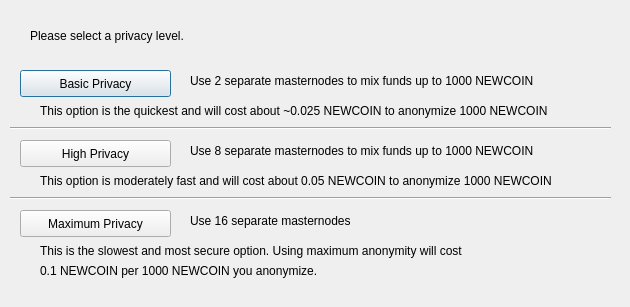
<?xml version="1.0" encoding="UTF-8"?>
<ui version="4.0">
 <class>DarksendConfig</class>
 <widget class="QDialog" name="DarksendConfig">
  <property name="geometry">
   <rect>
    <x>0</x>
    <y>0</y>
    <width>630</width>
    <height>307</height>
   </rect>
  </property>
  <property name="windowTitle">
   <string>Configure PrivateSend</string>
  </property>
  <widget class="QPushButton" name="buttonBasic">
   <property name="geometry">
    <rect>
     <x>20</x>
     <y>70</y>
     <width>151</width>
     <height>27</height>
    </rect>
   </property>
   <property name="text">
    <string>Basic Privacy</string>
   </property>
  </widget>
  <widget class="QPushButton" name="buttonHigh">
   <property name="geometry">
    <rect>
     <x>20</x>
     <y>140</y>
     <width>151</width>
     <height>27</height>
    </rect>
   </property>
   <property name="text">
    <string>High Privacy</string>
   </property>
  </widget>
  <widget class="QPushButton" name="buttonMax">
   <property name="geometry">
    <rect>
     <x>20</x>
     <y>210</y>
     <width>151</width>
     <height>27</height>
    </rect>
   </property>
   <property name="text">
    <string>Maximum Privacy</string>
   </property>
  </widget>
  <widget class="QLabel" name="label">
   <property name="geometry">
    <rect>
     <x>30</x>
     <y>20</y>
     <width>571</width>
     <height>31</height>
    </rect>
   </property>
   <property name="text">
    <string>Please select a privacy level.</string>
   </property>
  </widget>
  <widget class="QLabel" name="label_2">
   <property name="geometry">
    <rect>
     <x>190</x>
     <y>70</y>
     <width>421</width>
     <height>21</height>
    </rect>
   </property>
   <property name="text">
    <string>Use 2 separate masternodes to mix funds up to 1000 NEWCOIN</string>
   </property>
  </widget>
  <widget class="QLabel" name="label_3">
   <property name="geometry">
    <rect>
     <x>190</x>
     <y>140</y>
     <width>411</width>
     <height>21</height>
    </rect>
   </property>
   <property name="text">
    <string>Use 8 separate masternodes to mix funds up to 1000 NEWCOIN</string>
   </property>
  </widget>
  <widget class="QLabel" name="label_4">
   <property name="geometry">
    <rect>
     <x>190</x>
     <y>210</y>
     <width>421</width>
     <height>21</height>
    </rect>
   </property>
   <property name="text">
    <string>Use 16 separate masternodes</string>
   </property>
  </widget>
  <widget class="QLabel" name="label_6">
   <property name="geometry">
    <rect>
     <x>40</x>
     <y>100</y>
     <width>561</width>
     <height>21</height>
    </rect>
   </property>
   <property name="text">
    <string>This option is the quickest and will cost about ~0.025 NEWCOIN to anonymize 1000 NEWCOIN</string>
   </property>
  </widget>
  <widget class="QLabel" name="label_7">
   <property name="geometry">
    <rect>
     <x>40</x>
     <y>170</y>
     <width>561</width>
     <height>21</height>
    </rect>
   </property>
   <property name="text">
    <string>This option is moderately fast and will cost about 0.05 NEWCOIN to anonymize 1000 NEWCOIN</string>
   </property>
  </widget>
  <widget class="QLabel" name="label_8">
   <property name="geometry">
    <rect>
     <x>40</x>
     <y>240</y>
     <width>561</width>
     <height>21</height>
    </rect>
   </property>
   <property name="text">
    <string>This is the slowest and most secure option. Using maximum anonymity will cost</string>
   </property>
  </widget>
  <widget class="QLabel" name="label_9">
   <property name="geometry">
    <rect>
     <x>40</x>
     <y>260</y>
     <width>561</width>
     <height>21</height>
    </rect>
   </property>
   <property name="text">
    <string>0.1 NEWCOIN per 1000 NEWCOIN you anonymize.</string>
   </property>
  </widget>
  <widget class="Line" name="line">
   <property name="geometry">
    <rect>
     <x>10</x>
     <y>120</y>
     <width>601</width>
     <height>16</height>
    </rect>
   </property>
   <property name="orientation">
    <enum>Qt::Horizontal</enum>
   </property>
  </widget>
  <widget class="Line" name="line_2">
   <property name="geometry">
    <rect>
     <x>10</x>
     <y>190</y>
     <width>601</width>
     <height>16</height>
    </rect>
   </property>
   <property name="orientation">
    <enum>Qt::Horizontal</enum>
   </property>
  </widget>
 </widget>
 <resources/>
 <connections/>
</ui>
